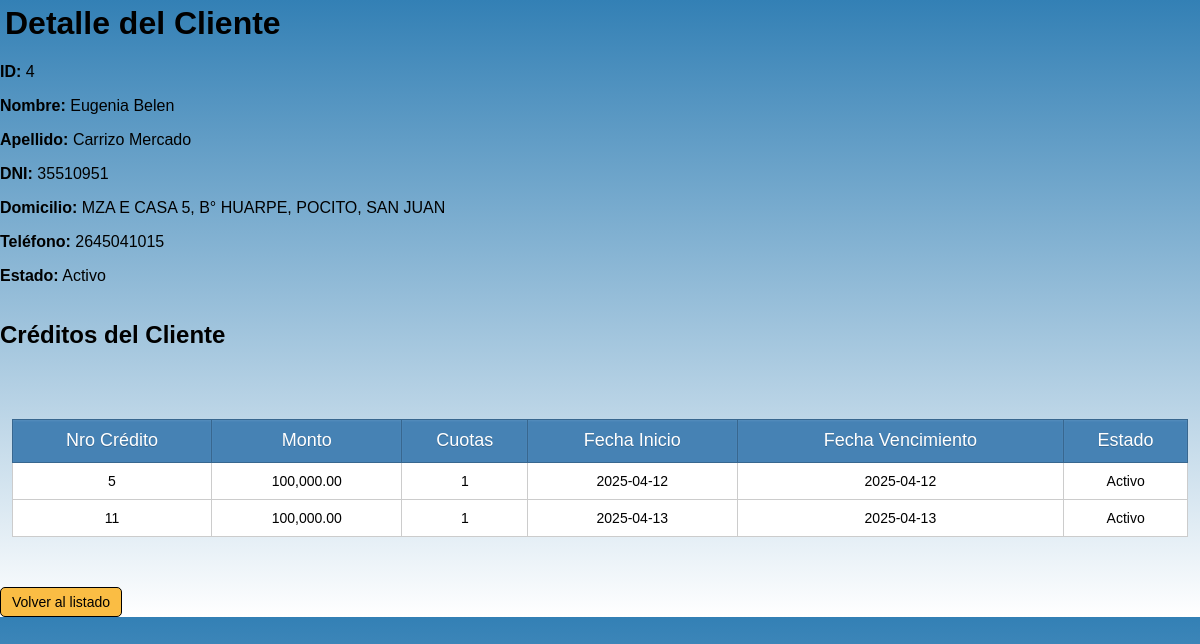
The app's page /src/modules/clientes/detalle_cliente.php?id_cliente=4, older data.
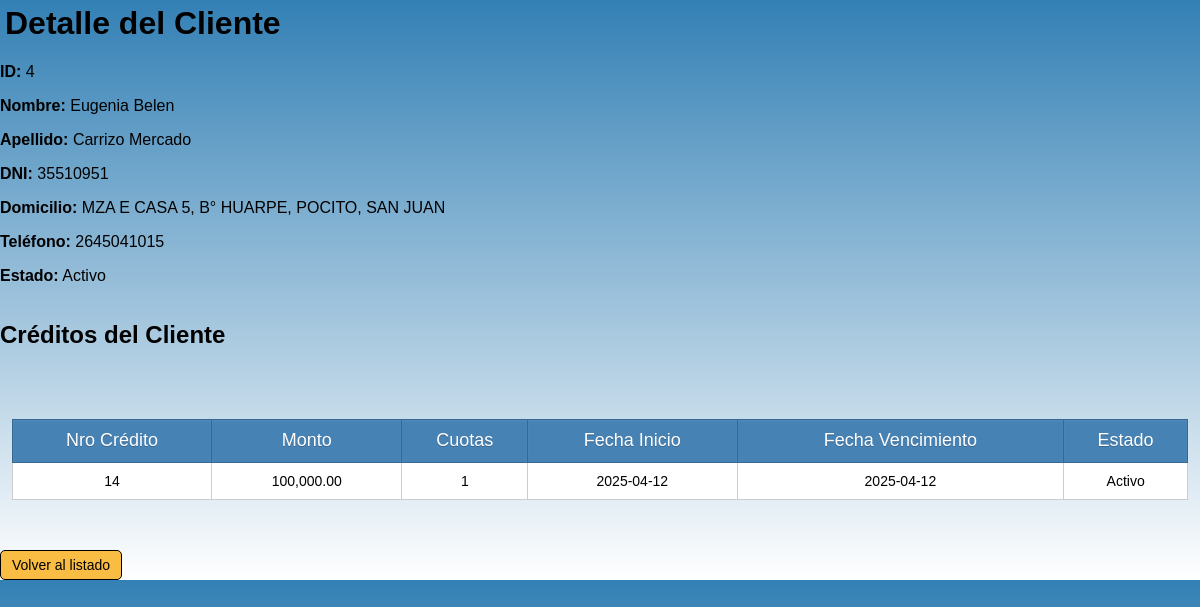
The same page, newer data.
### tables this page shows
CREATE TABLE `clientes` (
  `id_cliente` int(10) UNSIGNED NOT NULL,
  `nombre` text NOT NULL,
  `apellido` text NOT NULL,
  `dni` varchar(20) NOT NULL,
  `domicilio` varchar(100) NOT NULL,
  `telefono` varchar(20) NOT NULL,
  `estado` enum('Activo','Deudor','Inactivo') NOT NULL
);

CREATE TABLE `creditos` (
  `id` int(10) UNSIGNED NOT NULL,
  `cliente_id` int(10) UNSIGNED NOT NULL,
  `monto` decimal(10,2) NOT NULL,
  `monto_total` decimal(10,2) NOT NULL,
  `monto_cuota` decimal(10,2) NOT NULL,
  `cuotas` int(10) NOT NULL,
  `fecha_inicio` date NOT NULL,
  `fecha_vencimiento` date NOT NULL,
  `estado` enum('Activo','Vencido','Pagado') NOT NULL,
  `frecuencia` enum('mensual','quincenal','semanal') NOT NULL
);

### src/modules/clientes/detalle_cliente.php (the view, shortened to what this page needs)
<?php
require_once '../../config/database.php';
$cliente_id = intval($_GET['id_cliente']);
$query_cliente = "SELECT id_cliente, nombre, apellido, dni, domicilio, telefono, estado
                  FROM clientes
                  WHERE id_cliente = ?";
$stmt_cliente = $conn->prepare($query_cliente);
$stmt_cliente->bind_param("i", $cliente_id);
if (!$stmt_cliente->execute()) {
    error_log("Error al ejecutar consulta del cliente: " . $stmt_cliente->error);
    die("Error al cargar los datos del cliente.");
}
$result_cliente = $stmt_cliente->get_result();
$cliente = $result_cliente->fetch_assoc();
$creditos_result = null;
$query_creditos = "SELECT id, monto, cuotas, fecha_inicio, fecha_vencimiento, estado
                   FROM creditos
                   WHERE cliente_id = ?";
$stmt_creditos = $conn->prepare($query_creditos);
if (!$stmt_creditos) {
    error_log("Error al preparar consulta de créditos: " . $conn->error);
} else {
    $stmt_creditos->bind_param("i", $cliente_id);
    if (!$stmt_creditos->execute()) {
        error_log("Error al ejecutar consulta de créditos: " . $stmt_creditos->error);
    } else {
        $creditos_result = $stmt_creditos->get_result();
    }
}
?>
<!DOCTYPE html>
<html lang="es">
<head>
    <link rel="stylesheet" href="../../../style/style.css">
</head>
<body>
    <h1>Detalle del Cliente</h1>
    <div class="detalle-cliente">
        <p><strong>ID:</strong> <?= htmlspecialchars($cliente['id_cliente']) ?></p>
        <p><strong>Nombre:</strong> <?= htmlspecialchars($cliente['nombre']) ?></p>
        <p><strong>Apellido:</strong> <?= htmlspecialchars($cliente['apellido']) ?></p>
        <p><strong>DNI:</strong> <?= htmlspecialchars($cliente['dni']) ?></p>
        <p><strong>Domicilio:</strong> <?= htmlspecialchars($cliente['domicilio']) ?></p>
        <p><strong>Teléfono:</strong> <?= htmlspecialchars($cliente['telefono']) ?></p>
        <p><strong>Estado:</strong> <?= htmlspecialchars($cliente['estado']) ?></p>
    </div>
    <h2>Créditos del Cliente</h2>
    <?php if ($creditos_result && $creditos_result->num_rows > 0): ?>
        <table class="tabla-creditos">
            <thead>
                <tr>
                    <th>Nro Crédito</th>
                    <th>Monto</th>
                    <th>Cuotas</th>
                    <th>Fecha Inicio</th>
                    <th>Fecha Vencimiento</th>
                    <th>Estado</th>
                </tr>
            </thead>
            <tbody>
                <?php while ($credito = $creditos_result->fetch_assoc()): ?>
                    <tr>
                        <td><?= $credito['id'] ?></td>
                        <td><?= number_format($credito['monto'], 2) ?></td>
                        <td><?= $credito['cuotas'] ?></td>
                        <td><?= $credito['fecha_inicio'] ?></td>
                        <td><?= $credito['fecha_vencimiento'] ?></td>
                        <td class="estado-<?= strtolower($credito['estado']) ?>">
                            <?= $credito['estado'] ?>
                        </td>
                    </tr>
                <?php endwhile; ?>
            </tbody>
        </table>
    <?php else: ?>
        <p class="sin-creditos">El cliente no tiene créditos registrados.</p>
    <?php endif; ?>
    <a href="index_clientes.php" class="btn-volver">Volver al listado</a>
</body>
</html>

### style/style.css (style rules this page uses)
body { background: linear-gradient(to bottom, #3380B5, white); font-family: sans-serif; margin: 0; padding: 0; height: 100%; width: 100%; display: flex; flex-direction: column; }
table { text-align: center; width: 98%; border-collapse: collapse; border: 1px solid black; margin: 50px auto; background: white; }
th { background: steelblue; height: 40px; font-weight: lighter; text-shadow: 0 1px 0 #38678f; color: white; border: 1px solid #38678f; box-shadow: inset 0px 1px 2px #568ebd; transition: all 0.2s; font-size: 18px; }
tr { border-bottom: 1px solid #cccccc; width: 100%; }
td { border: 1px solid #cccccc; padding: 10px; transition: all 0.2s; font-size: 14px; }
a, input[type="submit"], button { font-size: 14px; text-align: center; width: 100px; display: inline-block; background-color: #FABD44; padding: 6px 10px; border-radius: 5px; text-decoration: none; color: black; border: 1px solid black; cursor: pointer; }
h1 { font-family: sans-serif; margin: 5px; }

Row changes from the older to the newer data that the page shows:
removed creditos: id "5", monto "100,000.00", cuotas "1", fecha_inicio "2025-04-12", fecha_vencimiento "2025-04-12", estado "Activo"
removed creditos: id "11", monto "100,000.00", cuotas "1", fecha_inicio "2025-04-13", fecha_vencimiento "2025-04-13", estado "Activo"
added creditos: id "14", monto "100,000.00", cuotas "1", fecha_inicio "2025-04-12", fecha_vencimiento "2025-04-12", estado "Activo"
